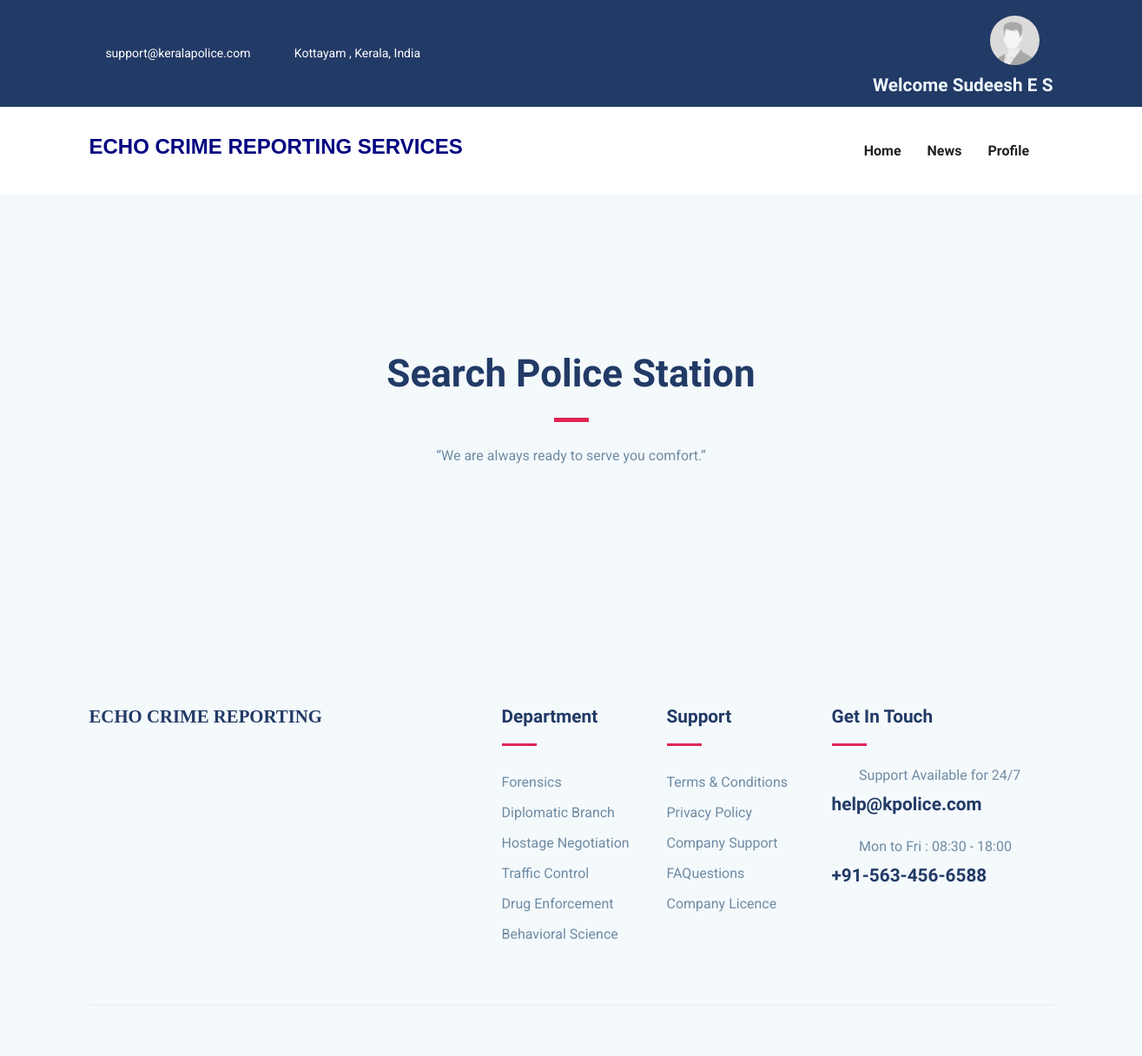
The app's page /search-station/ (signed in) with its own data.
### myapp/models.py (models this page shows, shortened)
class User(models.Model):
    fname= models.CharField(max_length=40)
    lname= models.CharField(max_length=40)
    email= models.EmailField(unique=True)
    phone= models.CharField(max_length=40)
    password=models.CharField(max_length=10)
    pic= models.FileField(upload_to = 'Profile', default='default.jpg')

### myapp/views.py (the view)
# urls.py: path('search-station/', views.search_station, name='search-station'),
def search_station(request):
    uid = User.objects.get(email=request.session['email'])
    stations= Station.objects.all()
    return render(request, 'search_station.html',{'uid':uid,'stations':stations})

### myapp/templates/search_station.html (shortened to what this page needs)
{% extends 'header1.html' %}
{% block content %}
{% load static %}
<section class="section service gray-bg">
	<div class="container">
		<div class="row justify-content-center">
			<div class="col-lg-7 text-center">
				<div class="section-title">
					<h2>Search Police Station</h2>
					<div class="divider mx-auto my-4"></div>
					<p>“We are always ready to serve you comfort.”</p>
				</div>
			</div>
		</div>
	</div>
</section>
{% endblock %}

### myapp/templates/header1.html (shortened to what this page needs)
{% load static %}
<!DOCTYPE html>
<html lang="zxx">
<head>
  <link rel="stylesheet" href="{% static 'plugins/bootstrap/css/bootstrap.min.css' %}">
  <link rel="stylesheet" href="{% static 'plugins/icofont/icofont.min.css' %}">
  <link rel="stylesheet" href="{% static 'plugins/slick-carousel/slick/slick.css' %}">
  <link rel="stylesheet" href="{% static 'plugins/slick-carousel/slick/slick-theme.css' %}">
  <link rel="stylesheet" href="{% static 'css/style.css' %}">
</head>
<body id="top">
<header>
	<div class="header-top-bar">
		<div class="container">
			<div class="row align-items-center">
				<div class="col-lg-6">
					<ul class="top-bar-info list-inline-item pl-0 mb-0">
						<li class="list-inline-item"><a href="mailto:support@gmail.com"><i class="icofont-support-faq mr-2"></i>support@keralapolice.com</a></li>
						<li class="list-inline-item"><i class="icofont-location-pin mr-2"></i>Kottayam , Kerala, India </li>
					</ul>
				</div>
				<div class="col-lg-6">
					<div class="text-lg-right top-right-bar mt-2 mt-lg-0">
						<a class="nav-link active" href="{% url 'view-profile' %}">
							{% if uid.pic.url %}
							<img src="{{uid.pic.url}}" alt = "image placeholder" style = "border-radius: 3cm; height : 1.5cm ; width : 1.5cm;">
							{% else %}
							<img src="{% static 'default.jpg' %}" alt = "image placeholder" style = "border-radius: 3cm; height : 1.5cm ; width : 1.5cm;">
							{% endif %}
						</a>
						<span class="h4" style = "color:aliceblue">Welcome {{uid.fname}} {{uid.lname}}</span>
					</div>
				</div>
			</div>
		</div>
	</div>
	<nav class="navbar navbar-expand-lg navigation" id="navbar">
		<div class="container">
				<h3 style = "font-family: sans-serif; color : navy">ECHO CRIME REPORTING SERVICES</h3>
		  <div class="collapse navbar-collapse" id="navbarmain">
			<ul class="navbar-nav ml-auto">
			  <li class="nav-item active">
				<a class="nav-link active" href="{% url 'home' %}">
					<span class="nav-link-text">Home</span>
				  </a>
			  </li>
			  <li class="nav-item active">
				<a class="nav-link active" href="{% url 'post_list' %}">
					<span class="nav-link-text">News</span>
				  </a>
			  </li>
              <li class="nav-item dropdown">
				<a class="nav-link dropdown-toggle" href="#" id="dropdown03" data-toggle="dropdown" aria-haspopup="true" aria-expanded="false">Profile<i class="icofont-thin-down"></i></a>
			  </li>
			</ul>
		  </div>
		</div>
	</nav>
</header>
{% block content %}
{% endblock %}
<footer class="footer section gray-bg">
	<div class="container">
		<div class="row">
			<div class="col-lg-4 mr-auto col-sm-6">
				<div class="widget mb-5 mb-lg-0">
					<h4 style = " font-family:fantasy ;">ECHO CRIME REPORTING</h4>
					<ul class="list-inline footer-socials mt-4">
						<li class="list-inline-item"><i class="icofont-facebook"></i></li>
						<li class="list-inline-item"><i class="icofont-twitter"></i></li>
						<li class="list-inline-item"><i class="icofont-linkedin"></i></li>
					</ul>
				</div>
			</div>
			<div class="col-lg-2 col-md-6 col-sm-6">
				<div class="widget mb-5 mb-lg-0">
					<h4 class="text-capitalize mb-3">Department</h4>
					<div class="divider mb-4"></div>
					<ul class="list-unstyled footer-menu lh-35">
						<li>Forensics</li>
						<li>Diplomatic Branch</li>
						<li>Hostage Negotiation</li>
						<li>Traffic Control</li>
						<li>Drug Enforcement</li>
						<li>Behavioral Science</li>
					</ul>
				</div>
			</div>
			<div class="col-lg-2 col-md-6 col-sm-6">
				<div class="widget mb-5 mb-lg-0">
					<h4 class="text-capitalize mb-3">Support</h4>
					<div class="divider mb-4"></div>
					<ul class="list-unstyled footer-menu lh-35">
						<li><a href="#">Terms & Conditions</a></li>
						<li><a href="#">Privacy Policy</a></li>
						<li><a href="#">Company Support </a></li>
						<li><a href="#">FAQuestions</a></li>
						<li><a href="#">Company Licence</a></li>
					</ul>
				</div>
			</div>
			<div class="col-lg-3 col-md-6 col-sm-6">
				<div class="widget widget-contact mb-5 mb-lg-0">
					<h4 class="text-capitalize mb-3">Get in Touch</h4>
					<div class="divider mb-4"></div>
					<div class="footer-contact-block mb-4">
						<div class="icon d-flex align-items-center">
							<i class="icofont-email mr-3"></i>
							<span class="h6 mb-0">Support Available for 24/7</span>
						</div>
						<h4 class="mt-2">help@kpolice.com</a></h4>
					</div>
					<div class="footer-contact-block">
						<div class="icon d-flex align-items-center">
							<i class="icofont-support mr-3"></i>
							<span class="h6 mb-0">Mon to Fri : 08:30 - 18:00</span>
						</div>
						<h4 class="mt-2">+91-563-456-6588</h4>
					</div>
				</div>
			</div>
		</div>
		<div class="footer-btm py-4 mt-5">
		</div>
	</div>
</footer>
  </body>
  </html>

### myapp/static/css/style.css (style rules this page uses)
html { overflow-x: hidden; }
body { line-height: 1.6; font-family: "Roboto", sans-serif; -webkit-font-smoothing: antialiased; font-size: 16px; color: #6F8BA4; font-weight: 400; }
h1, .h1, h2, .h2, h3, .h3, h4, .h4, h5, .h5, h6, .h6 { font-family: "Exo", sans-serif; font-weight: 700; color: #222; }
h2, .h2 { font-size: 44px; }
h3, .h3 { font-size: 1.5rem; }
h4, .h4 { font-size: 1.3rem; line-height: 30px; }
h6, .h6 { font-size: 1rem; }
p { line-height: 30px; }
.section { padding: 100px 0; }
a { color: #222; text-decoration: none; transition: all .35s ease; }
.section-title { margin-bottom: 70px; }
.section-title h2 { color: #223a66; }
.gray-bg { background: #f4f9fc; }
#navbarmain { padding: 20px 0px; }
#navbarmain .nav-link { font-weight: 600; padding: 10px 15px; color: #222; font-family: "Exo", sans-serif; text-transform: capitalize; font-size: 16px; transition: all .25s ease; }
.dropdown-toggle::after { display: none; }
.header-top-bar { background: #223a66; font-size: 14px; padding: 10px 0px; box-shadow: 0 1px 2px rgba(0, 0, 0, 0.05); color: #fff; }
.top-bar-info li a { color: #fff; margin-right: 20px; }
.divider { width: 40px; height: 5px; background: #e12454; }
.service { padding-top: 180px; }
.lh-35 { line-height: 35px; }
.footer { padding-bottom: 10px; }
.widget .divider { height: 3px; }
.widget h4 { color: #223a66; }
.widget .footer-menu a { color: #6F8BA4; }
.footer-contact-block span { font-weight: 400; color: #6F8BA4; }
.footer-contact-block i { font-size: 20px; }
.footer-btm { border-top: 1px solid rgba(0, 0, 0, 0.06); }

### records on screen
User: pic (placeholder picture), fname "Sudeesh", lname "E S"
